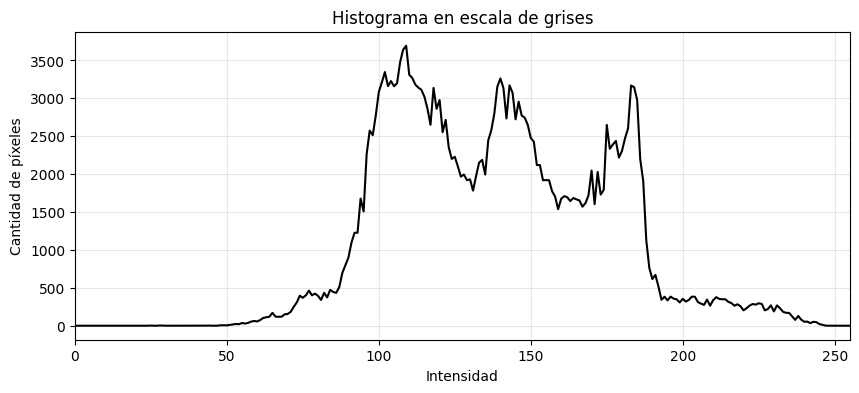
#> input picture 004/003 - LAB/histograma_punto4.png, 859 x 393 px, given in place of edificio.jpg, which was not available
$ jupyter execute --allow-errors '007 - recuperacion y preprocesamiento de imagenes propias.ipynb'   (text cells are left out)
#> lines starting #> are read from the running program, lines starting #| are printed output that depends on the picture; pictures that were not available may be replaced by others from this repository, and a replacement may not be noted
[cell 1]
from pathlib import Path

import cv2
import matplotlib.pyplot as plt
import numpy as np


def cargar_rgb(ruta):
    imagen_bgr = cv2.imread(str(ruta))
#> imagen_bgr is the input picture: shape (393, 859, 3); min 0, max 255, mean 247.1
#| Forma: (393, 859, 3)
#| Tipo de dato: uint8
    if imagen_bgr is None:
        raise FileNotFoundError(f"No se pudo abrir la imagen: {ruta}")
    return cv2.cvtColor(imagen_bgr, cv2.COLOR_BGR2RGB)


def mostrar_imagen(imagen, titulo="Imagen"):
    plt.figure(figsize=(6, 6))
    plt.imshow(imagen, cmap="gray" if imagen.ndim == 2 else None)
    plt.title(titulo)
    plt.axis("off")
    plt.show()


def mostrar_comparacion(original, procesada, titulo_original="Original", titulo_procesada="Procesada"):
    fig, axes = plt.subplots(1, 2, figsize=(12, 5))
    axes[0].imshow(original, cmap="gray" if original.ndim == 2 else None)
    axes[0].set_title(titulo_original)
    axes[0].axis("off")

    axes[1].imshow(procesada, cmap="gray" if procesada.ndim == 2 else None)
    axes[1].set_title(titulo_procesada)
    axes[1].axis("off")

    plt.tight_layout()
    plt.show()


def ajustar_brillo_contraste(imagen_rgb, alpha=1.2, beta=10):
    return cv2.convertScaleAbs(imagen_rgb, alpha=alpha, beta=beta)


def suavizar(imagen_rgb, kernel=5):
    return cv2.GaussianBlur(imagen_rgb, (kernel, kernel), 0)


def mejorar_contraste_clahe(imagen_rgb, clip_limit=2.0, tile=8):
    imagen_lab = cv2.cvtColor(imagen_rgb, cv2.COLOR_RGB2LAB)
    l, a, b = cv2.split(imagen_lab)
    clahe = cv2.createCLAHE(clipLimit=clip_limit, tileGridSize=(tile, tile))
    l_mejorado = clahe.apply(l)
    imagen_lab_mejorada = cv2.merge((l_mejorado, a, b))
    return cv2.cvtColor(imagen_lab_mejorada, cv2.COLOR_LAB2RGB)


def mostrar_histograma_gris(imagen_rgb):
    gris = cv2.cvtColor(imagen_rgb, cv2.COLOR_RGB2GRAY)
    hist, bins = np.histogram(gris.flatten(), bins=256, range=[0, 256])
#> hist = 256 values, max 297524 at index 255, min 10 at index 129, mean 1318.7; bins = 257 values from 0 to 256
    plt.figure(figsize=(10, 4))
    plt.plot(bins[:-1], hist, color="black")
    plt.title("Histograma en escala de grises")
    plt.xlabel("Intensidad")
    plt.ylabel("Cantidad de píxeles")
    plt.grid(alpha=0.3)
    plt.xlim(0, 255)
    plt.show()
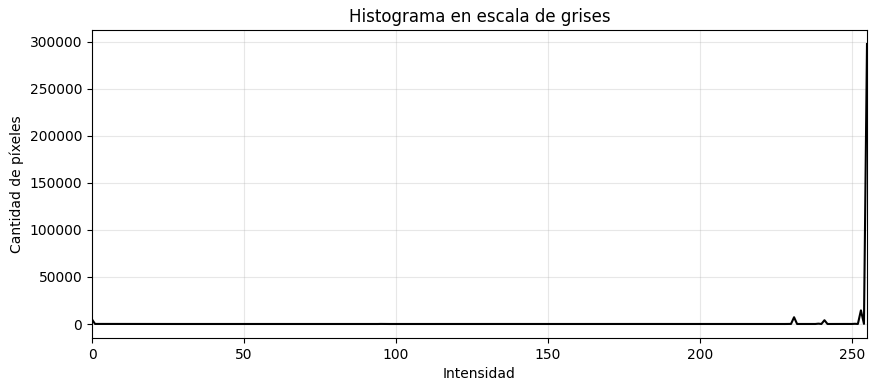
#> figure drawn by matplotlib, 1 panel; curve peaks at x = 255, y = 297524

[cell 2]
nombre_imagen = "edificio.jpg"
ruta = Path(nombre_imagen)

imagen_original = cargar_rgb(ruta)

print(f"Archivo cargado: {ruta}")
print(f"Forma: {imagen_original.shape}")
print(f"Tipo de dato: {imagen_original.dtype}")

mostrar_imagen(imagen_original, "Imagen original")
mostrar_histograma_gris(imagen_original)

[cell 3]
problema_principal = "zonas perifericas de la imagen muy oscura, imagen invertida"
hipotesis_mejora = "rotar 180°, redimensionar a 512x512, aplicar mejoras de contraste"

print("Problema principal:", problema_principal)
print("Operación que voy a probar primero:", hipotesis_mejora)

[cell 4]
# Recortar zona central para enfocar la región más importante
y1, y2 = 320, 1120
x1, x2 = 1050, 1750

imagen_recortada = imagen_original[y1:y2, x1:x2]
#> imagen_recortada = empty array
#> (the rest of this cell did not finish here and is left out)

print(f"Forma: {imagen_recortada.shape}")
print(f"Tipo de dato: {imagen_recortada.dtype}")


$ run again, on 004/003 - LAB/histogramas_por_CanalesRGB.png
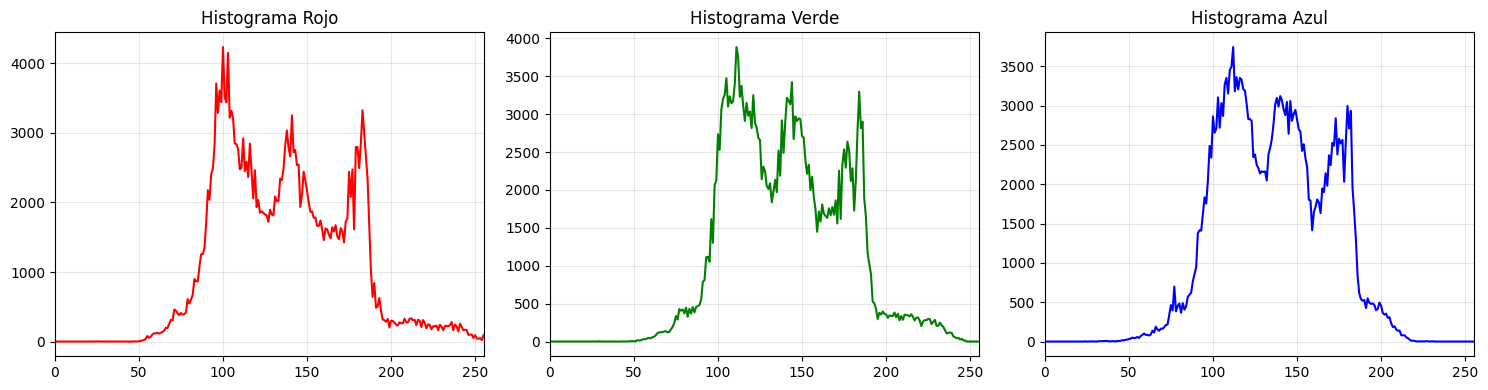
#> input picture 004/003 - LAB/histogramas_por_CanalesRGB.png, 1488 x 390 px, given in place of edificio.jpg, which was not available
#> in cargar_rgb, imagen_bgr is the input picture: shape (390, 1488, 3); mean B, G, R 246, 245.3, 246.2
#| Forma: (390, 1488, 3)
#| Tipo de dato: uint8
#> hist = 256 values, max 500159 at index 255, min 2 at index 4, mean 2266.9; bins = 257 values from 0 to 256
#| Forma: (70, 438, 3)
#| Tipo de dato: uint8
#| Forma Imagen rotada: (512, 512, 3)
#> imagen_lab: shape (512, 512, 3); mean of channels 0, 1, 2 244.2, 129.2, 126.1
#> imagen_lab_mejorada: shape (512, 512, 3); mean of channels 0, 1, 2 242.9, 129.2, 126.1
#> gris: shape (512, 512)
#> hist = 256 values, max 214509 at index 255, min 0 at index 0, mean 1024
#> in mostrar_histograma_gris (call 2), `plt.show()`:
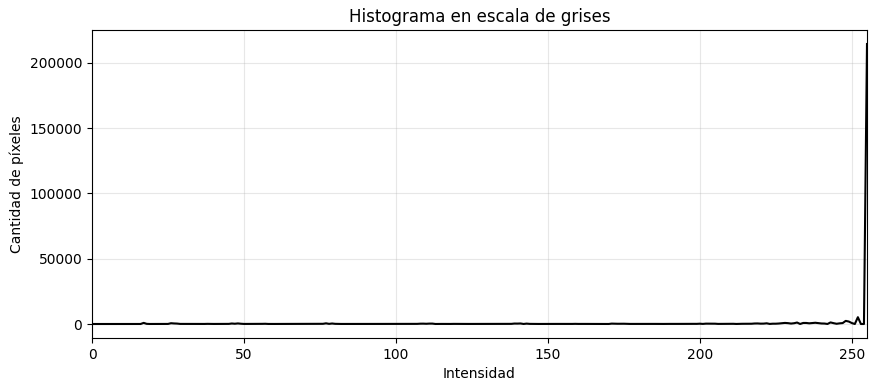
#> figure drawn by matplotlib, 1 panel; curve peaks at x = 255, y = 214509
#> in limpiar_ruido_sal_pimienta, `imagen_limpia = cv2.medianBlur(imagen_final, kernel_size)`:
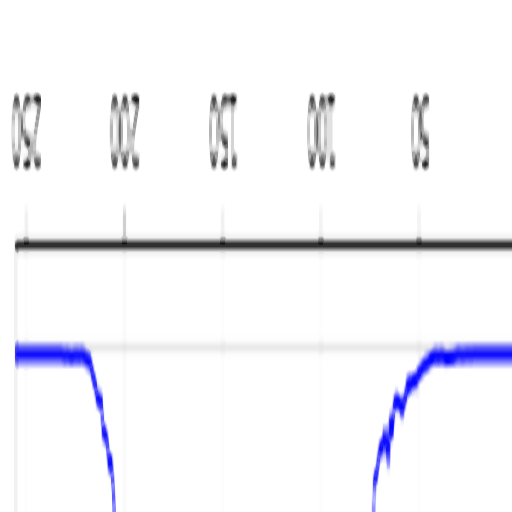
#> imagen_limpia: shape (512, 512, 3); mean R, G, B 244.3, 244.3, 248.3
